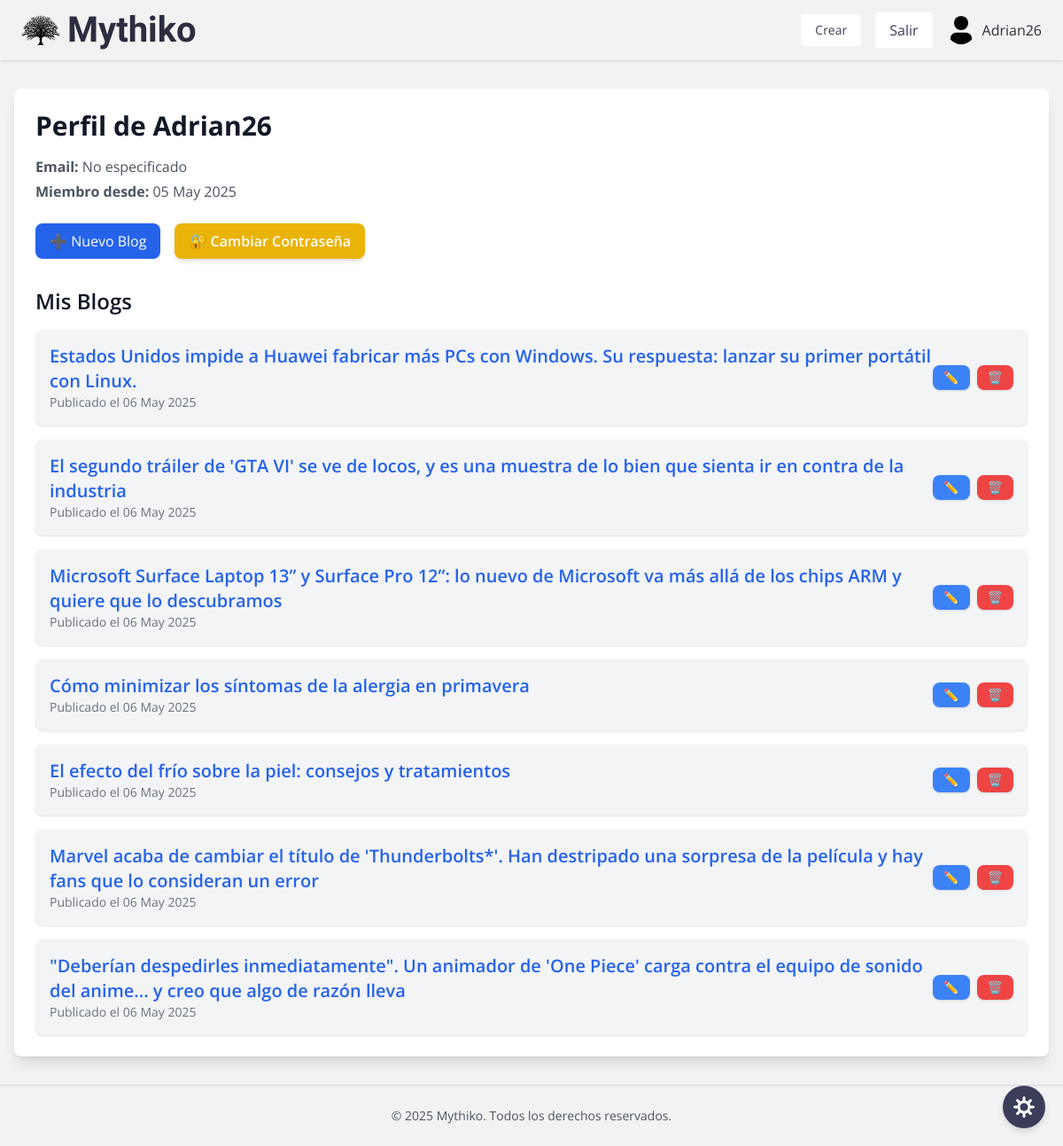
Page /profile/ (signed in) on the committed database.
### blogapp/models.py (models this page shows, shortened)
class Blog(models.Model):
    title = models.CharField(max_length=200)
    content = RichTextField()
    featured_image = models.ImageField(upload_to='featured_images/', null=True, blank=True)
    category = models.ForeignKey(Category, on_delete=models.SET_NULL, null=True, blank=True)  # NUEVO
    author = models.ForeignKey(User, on_delete=models.CASCADE)
    created_at = models.DateTimeField(auto_now_add=True)

### blogapp/views.py (the view)
# urls.py: path('profile/', views.UserProfileView.as_view(), name='user_profile'),
class UserProfileView(LoginRequiredMixin, TemplateView):
    template_name = 'blogapp/user_profile.html'
    def get_context_data(self, **kwargs):
        context = super().get_context_data(**kwargs)
        context['user_blogs'] = Blog.objects.filter(author=self.request.user)
        return context

### blogapp/templates/blogapp/user_profile.html (shortened to what this page needs)
{% extends 'base.html' %}
{% block content %}
  <div class="bg-white dark:bg-gray-900 p-6 rounded-lg shadow-lg dark:text-white text-gray-900">
    <h1 class="text-3xl font-bold mb-4">Perfil de {{ request.user.username }}</h1>
    <div class="mb-6 space-y-1">
      <p class="text-gray-600 dark:text-gray-400"><strong>Email:</strong> {{ request.user.email|default:"No especificado" }}</p>
      <p class="text-gray-600 dark:text-gray-400"><strong>Miembro desde:</strong> {{ request.user.date_joined|date:"d M Y" }}</p>
    </div>
    <div class="flex space-x-4 mb-8">
      <a href="{% url 'blogapp:add_blog' %}" class="px-4 py-2 bg-blue-600 hover:bg-blue-700 text-white rounded-lg transition">➕ Nuevo Blog</a>
      <a href="/accounts/password_change/" class="px-4 py-2 bg-yellow-500 hover:bg-yellow-600 text-white font-semibold rounded-lg shadow-md transition">🔐 Cambiar Contraseña</a>
    </div>
    <h2 class="text-2xl font-semibold mb-4">Mis Blogs</h2>
    {% if user_blogs %}
      <ul class="space-y-4">
        {% for blog in user_blogs %}
          <li class="p-4 bg-gray-100 dark:bg-gray-800 rounded-lg shadow hover:shadow-md transition flex justify-between items-center">
            <div>
              <a href="{% url 'blogapp:blog_detail' blog.pk %}" class="text-xl font-semibold text-blue-600 dark:text-blue-400 hover:underline">
                {{ blog.title }}
              </a>
              <p class="text-sm text-gray-500 dark:text-gray-400">Publicado el {{ blog.created_at|date:"d M Y" }}</p>
            </div>
            <div class="flex space-x-2">
              <a href="{% url 'blogapp:edit_blog' blog.pk %}" class="px-3 py-1 bg-blue-500 hover:bg-blue-600 text-white rounded-lg text-sm shadow" title="Editar">
                ✏️
              </a>
              <form action="{% url 'blogapp:delete_blog' blog.pk %}" method="post" onsubmit="return confirm('¿Estás seguro que deseas eliminar este blog?');">
                <button type="submit" class="px-3 py-1 bg-red-500 hover:bg-red-600 text-white rounded-lg text-sm shadow" title="Eliminar">
                  🗑️
                </button>
              </form>
            </div>
          </li>
        {% endfor %}
      </ul>
    {% else %}
      <p class="text-gray-500">No has creado ningún blog todavía.</p>
    {% endif %}
  </div>
{% endblock %}

### blogapp/templates/blogapp/base.html (shortened to what this page needs)
{% load static %}
<!DOCTYPE html>
<html lang="en">
<head>
  <script src="https://cdn.tailwindcss.com"></script>
</head>
<body id="body" class="bg-lightsecondary dark:bg-darkbg text-darktext dark:text-lighttext font-sans transition-all">
  <nav class="sticky top-0 z-40 bg-lightsecondary dark:bg-darksecondary shadow py-1 px-4">
    <div class="max-w-6xl mx-auto flex justify-between items-center">
      <a href="{% url 'blogapp:blog_list' %}" class="flex items-center space-x-2">
        <img src="{% static 'img/logo-mythiko.svg' %}" alt="Mythiko logo" class="h-11 w-11 logo">
        <span class="text-[1.5rem] md:text-[2.5rem] font-bold text-mythikoText dark:text-mythikoWhite font-display">
          Mythiko
        </span>
      </a>
      <div class="flex items-center space-x-4">
        {% if user.is_authenticated %}
          <a href="{% url 'blogapp:add_blog' %}" class="px-4 py-2 text-sm bg-white text-customBtn rounded dark:bg-customBtn dark:text-white">
            Crear
          </a>
          <form action="{% url 'logout' %}" method="post">
            <button class="px-4 py-2 text-base bg-white text-customBtn rounded dark:bg-customBtn dark:text-white">
              Salir
            </button>
          </form>
          <a href="{% url 'blogapp:user_profile' %}" class="flex items-center gap-2">
            <img src="{% static 'img/avatar.svg' %}" class="w-8 h-8 rounded-full user-icon">
            <span class="user-name">{{ user.username }}</span>
          </a>
        {% endif %}
      </div>
    </div>
  </nav>
  <main class="w-full mx-auto px-4 py-8 animate-fade-in text-gray-900 dark:text-gray-100 bg-lightsecondary dark:bg-darkbg">
    {% block content %}{% endblock %}
  </main>
  <footer class="bg-lightsecondary dark:bg-darksecondary text-center py-6 border-t border-gray-300 dark:border-gray-700 text-sm">
    <p class="text-graytext dark:text-lightgraytext">&copy; 2025 Mythiko. Todos los derechos reservados.</p>
  </footer>
  <div class="floating-toggle">
    <button onclick="toggleDarkMode()" id="theme-toggle" class="theme-button">
      <img id="theme-icon" src="{% static 'icons/sun.svg' %}" alt="Modo Claro" class="w-6 h-6">
    </button>
  </div>
</body>
</html>

### blogapp/templates/blogapp/base.html (style rules this page uses)
html, body { height: 100%; scroll-behavior: smooth; }
.animate-fade-in { animation: fade-in 0.6s ease-out; }
.floating-toggle { position: fixed; bottom: 20px; right: 20px; z-index: 50; }
.theme-button { padding: 0.75rem; border-radius: 9999px; box-shadow: 0 4px 6px rgba(0,0,0,0.1); transition: background-color 0.3s, color 0.3s; }
.theme-button.light { background-color: #3C3D59; }
.theme-button.light img { filter: brightness(95%) invert(100%); }
.user-icon, .user-name { color: #2C2D40; }
.logo { filter: brightness(0) saturate(100%); }

### rows in the picture
Blog: title "Estados Unidos impide a Huawei fabricar más PCs con Windows. Su respuesta: lanzar su primer portátil con Linux.", created_at "06 May 2025"
Blog: title "El segundo tráiler de 'GTA VI' se ve de locos, y es una muestra de lo bien que sienta ir en contra de la industria", created_at "06 May 2025"
Blog: title "Microsoft Surface Laptop 13” y Surface Pro 12”: lo nuevo de Microsoft va más allá de los chips ARM y quiere que lo descubramos", created_at "06 May 2025"
Blog: title "Cómo minimizar los síntomas de la alergia en primavera", created_at "06 May 2025"
Blog: title "El efecto del frío sobre la piel: consejos y tratamientos", created_at "06 May 2025"
Blog: title "Marvel acaba de cambiar el título de 'Thunderbolts*'. Han destripado una sorpresa de la película y hay fans que lo consideran un error", created_at "06 May 2025"
Blog: title "\"Deberían despedirles inmediatamente\". Un animador de 'One Piece' carga contra el equipo de sonido del anime... y creo que algo de razón lleva", created_at "06 May 2025"

### other values in the picture
{{ user.username }} "Adrian26"
{{ request.user.username }} "Adrian26"
{{ request.user.email|default:"No especificado" }} "No especificado"
{{ request.user.date_joined|date:"d M Y" }} "05 May 2025"
